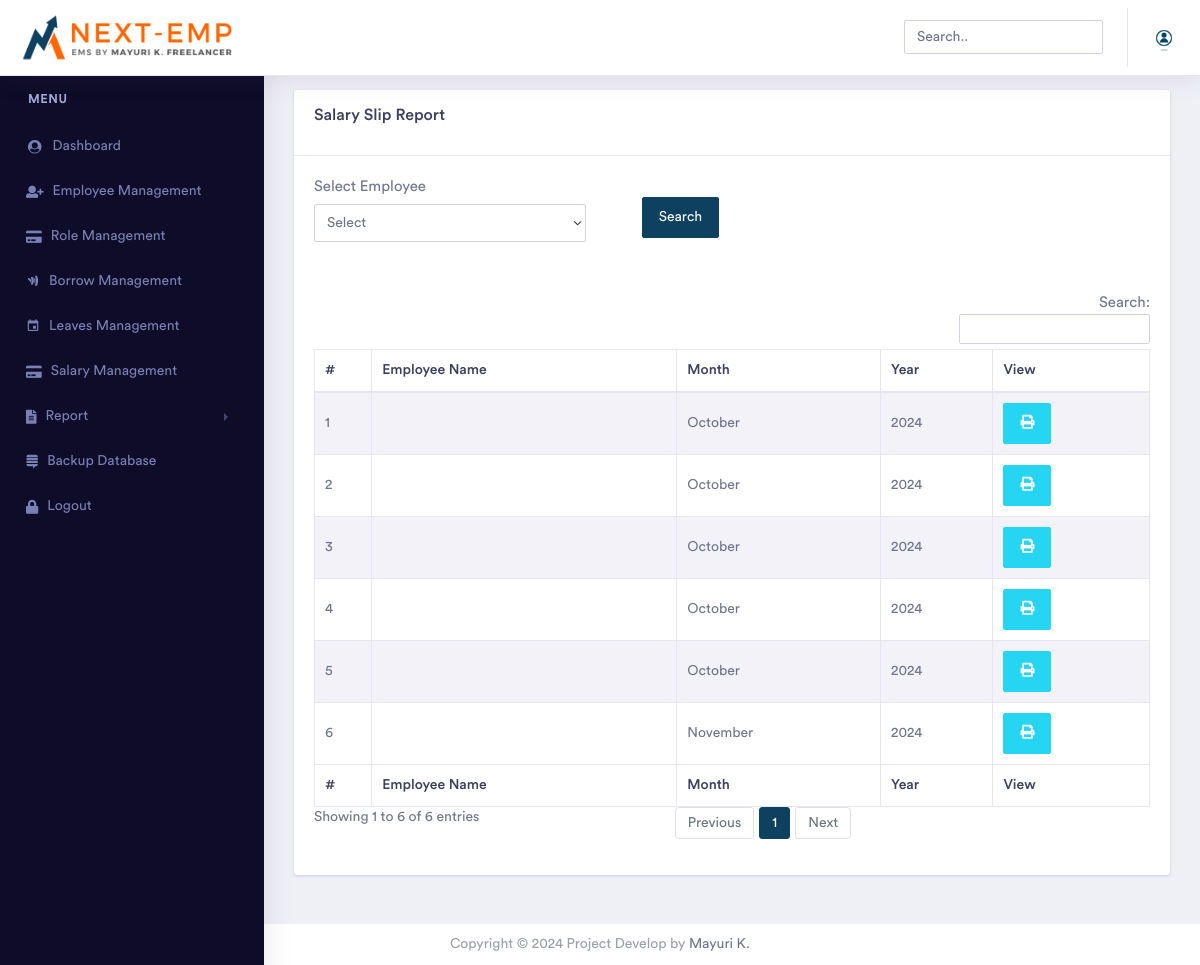
Screenshot of /admin/salary_slip_report.php (signed in) with the database file from the repository.
### tables this page shows
CREATE TABLE `manage_website` (
  `id` int(11) NOT NULL,
  `title` varchar(600) NOT NULL,
  `short_title` varchar(600) NOT NULL,
  `logo` text NOT NULL,
  `footer` text NOT NULL,
  `currency_code` varchar(600) NOT NULL,
  `currency_symbol` varchar(600) NOT NULL,
  `login_logo` text NOT NULL,
  `invoice_logo` text NOT NULL,
  `background_login_image` text NOT NULL,
  `status` int(11) NOT NULL
);

CREATE TABLE `salary` (
  `id` int(11) NOT NULL,
  `emp` varchar(200) NOT NULL,
  `month` varchar(200) NOT NULL,
  `year` varchar(200) NOT NULL,
  `leave` int(11) NOT NULL,
  `borrow` float NOT NULL,
  `actual` float NOT NULL,
  `final` float NOT NULL,
  `date` date NOT NULL DEFAULT current_timestamp()
);

### admin/salary_slip_report.php (the view, shortened to what this page needs)
<?php include('include/head.php'); ?>
<?php include('include/header.php'); ?>
<?php include('include/sidebar.php'); ?>
<div class="dashboard-wrapper">
    <div class="container-fluid  dashboard-content">
        <div class="row">
            <div class="col-xl-12 col-lg-12 col-md-12 col-sm-12 col-12">
                <div class="card">
                    <div class="card-header">
                        <h4>Salary Slip Report </h4>
                    </div>
                    <div class="card-body">
                        <form class="form-horizontal" action="" method="post" enctype="multipart/form-data">
                            <div class="form-row">
                            <div class="col-xl-4 col-lg-4 col-md-12 col-sm-12 col-12 mb-2">
    <label for="validationCustom01">Select Employee</label>
    <select name="emp" class="form-control">
        <option value="">Select</option>
    </select>
</div>
                                <center>
                                    <div class="col-xl-4 col-lg-4 col-md-12 col-sm-12 col-12 mb-2">
                                        <div class="input-group">
                                            <button class="btn btn-primary" type="submit" name="search">Search</button>
                                        </div>
                                    </div>
                            </div>
                        </form>
                        <br />
                        <br />
                        <div class="table-responsive">
                            <table id="example" class="table table-striped table-bordered second" style="width:100%">
                                <thead>
                                    <tr>
                                        <th>#</th>
                                        <th>Employee Name</th>
                                           <th>Month</th>
                                              <th>Year</th>
                                                  <th>View</th>
                                    </tr>
                                </thead>
                                <tbody>
                                   <?php
if (isset($_POST['search'])) {
    $sql = "SELECT * FROM `salary` WHERE  emp=?";
    $statement = $conn->prepare($sql);
    $statement->execute([$_POST['emp']]);
} else {
    $sql = "SELECT * FROM `salary` ";
    $statement = $conn->prepare($sql);
    $statement->execute();
}
$i = 1;
$rec = $statement->fetchAll();
foreach ($rec as $key) {
 ?>
<tr>
    <td><?php echo $i; ?></td>
    <td><?php
                                    $stmt2 = $conn->prepare("SELECT * FROM `admin` WHERE id=? AND delete_status='0'");
                                    $stmt2->execute([$key['emp']]);
                                    $record2 = $stmt2->fetch();
                                    echo $record2['fname'].' '.$record2['lname']; ?></td>
    <td><?php echo $key['month']; ?></td>
    <td><?php echo $key['year']; ?></td>
    <td> <a href="#" onclick="editForm(event, <?php echo $key['id']; ?>, 'salary_slip.php')" class="btn btn-info" title="Edit Event"><i class="fas fa-print"></i></a> </td>
</tr>
<?php
    $i++;
}
?>
                                </tbody>
                                <tfoot>
                                    <tr>
                                       <th>#</th>
                                        <th>Employee Name</th>
                                           <th>Month</th>
                                              <th>Year</th>
                                                  <th>View</th>
                                    </tr>
                                </tfoot>
                            </table>
                        </div>
                    </div>
                </div>
            </div>
        </div>
    </div>
    <?php include('include/footer.php'); ?>
</body>
</html>

### admin/include/header.php (shortened to what this page needs)
<?php
require_once('../assets/constants/fetch-my-info.php');
?>
<?php
$stmt = $conn->prepare("SELECT * FROM admin WHERE id='".$_SESSION['id']."'");
$stmt->execute();
$result = $stmt->fetch(PDO::FETCH_ASSOC);
 $sql = "SELECT * FROM manage_website where status='0'";
  $statement = $conn->prepare($sql);
                                                 $statement->execute();
                                              $row = $statement->fetch(PDO::FETCH_ASSOC);
                                                                    extract($row);?>
<body>
    <div class="dashboard-main-wrapper">
        <div class="dashboard-header">
            <nav class="navbar navbar-expand-lg bg-white fixed-top">
                <a class="navbar-brand" href="index.php">
                                <img class="img-fluid" src="../assets/uploadImage/Logo/<?php echo$login_logo; ?>" style="width:220px;height:auto;" alt="Theme-Logo" />
                            </a>
                <div class="collapse navbar-collapse " id="navbarSupportedContent">
                    <ul class="navbar-nav ml-auto navbar-right-top ">
                        <li class="nav-item">
                            <div id="custom-search" class="top-search-bar">
                                <input class="form-control" type="text" placeholder="Search..">
                            </div>
                        </li>
                         <li class="nav-item dropdown nav-user">
                            <a class="nav-link nav-user-img" href="profile.php" id="navbarDropdownMenuLink2" data-toggle="dropdown" aria-haspopup="true" aria-expanded="false"><img src="../assets/uploadImage/Profile/<?=$result['image']?>" alt="" class="user-avatar-md rounded-circle"></a>
                        </li>
   </ul>
                </div>
            </nav>
        </div>

### rows the page displays
manage_website: login_logo (picture)
salary: month "October", year "2024"
salary: month "October", year "2024"
salary: month "October", year "2024"
salary: month "October", year "2024"
salary: month "October", year "2024"
salary: month "November", year "2024"
